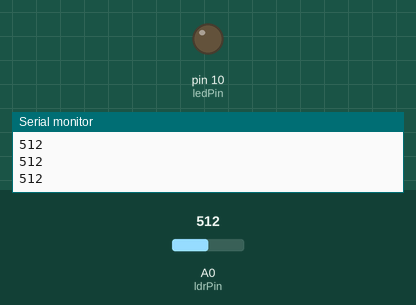
The sketch below on a simulated Arduino Uno, built with avr-gcc and run on an emulated ATmega328P. Parts: output pins drawn as LEDs (lit = HIGH), the last lines printed to the serial monitor. Inputs (shaded band) come from the test bench; at power-on: A0 (ldrPin) = 512.

Above: at 1.3 s.
1.4 s: A0 (ldrPin) set to 82
2.9 s: A0 (ldrPin) set to 68
At 3.4 s:
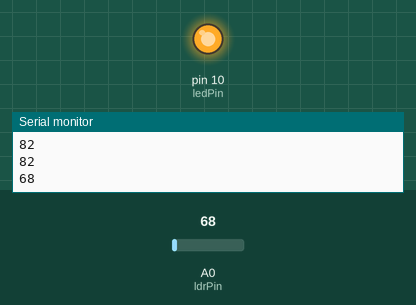
4.5 s: A0 (ldrPin) set to 84
At 5.7 s:
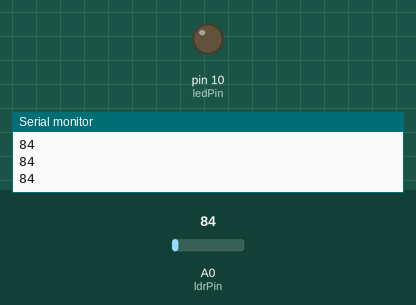
6.0 s: A0 (ldrPin) set to 64
At 6.9 s:
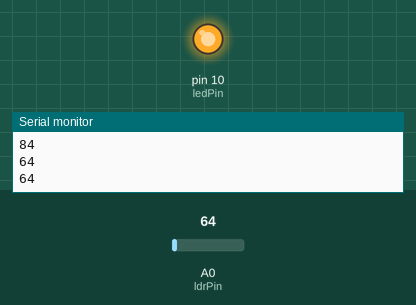
Timing chart, 0 to 8.5 s (numbered marks = the images above; inputs shaded):
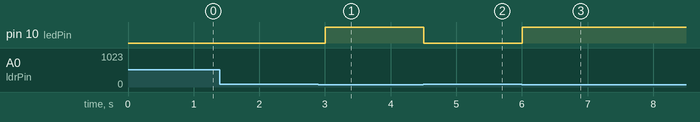

Measured:
- the behaviour switches between 74 and 73 on A0 (ldrPin) (found by bisection; images 0 and 1)
- after the input at 2.9 s, pin 10 (ledPin): LOW → HIGH after 0.10 s
- after the input at 4.5 s, pin 10 (ledPin): HIGH → LOW at once
- after the input at 6.0 s, pin 10 (ledPin): LOW → HIGH at once

The sketch:

Light_Activated_LED.ino
```cpp
const int ldrPin = A0;
const int ledPin = 10;


void setup() {
  pinMode(ledPin, OUTPUT);

Serial.begin(9600);

}

void loop() {

int ldrValue = analogRead(ldrPin);

Serial.println(ldrValue);
 if(ldrValue < 74)
 {
  digitalWrite(ledPin, HIGH);
 }
else
{
  digitalWrite(ledPin, LOW);
}
delay(500);
}
```
